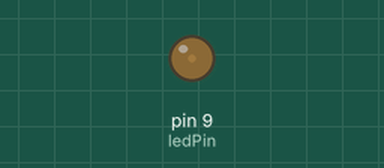
The sketch below on a simulated Arduino Uno, built with avr-gcc and run on an emulated ATmega328P. On the bench: output pins drawn as LEDs (lit = HIGH).

Above: at 0.05 s.
At 0.45 s:
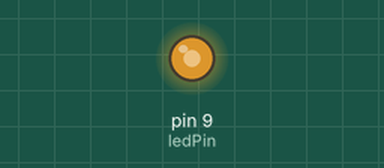
At 0.85 s:
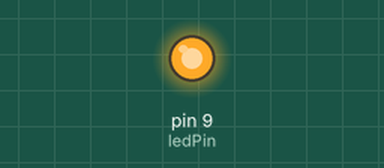
At 1.65 s:
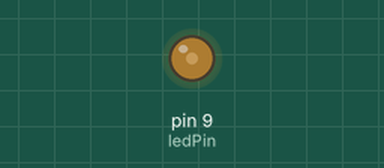
Timing chart, 0 to 4.2 s (numbered marks = the images above):
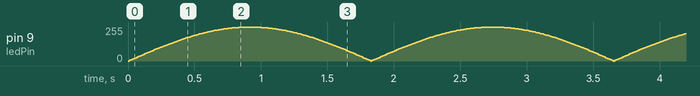

The sketch:

07.Led_pulsante.ino
```cpp
// Projeto 7 - Luz do LED varia ao invés de simplesmente acender e apagar.

byte ledPin = 9; // Pino PWM
byte ledVal;
float sinVal;

void setup()
{
  pinMode(ledPin, OUTPUT);
}

void loop()
{
  // brilho do LED acompanha uma onda senoidal
  for(int i=0; i<180; i++)
  {
    // converte graus para radianos, obtém o valor do seno
    sinVal = (sin(i * (3.1416 / 180)));
    ledVal = int(sinVal * 255);
    analogWrite(ledPin, ledVal);
    delay(10);
  }
}
```
